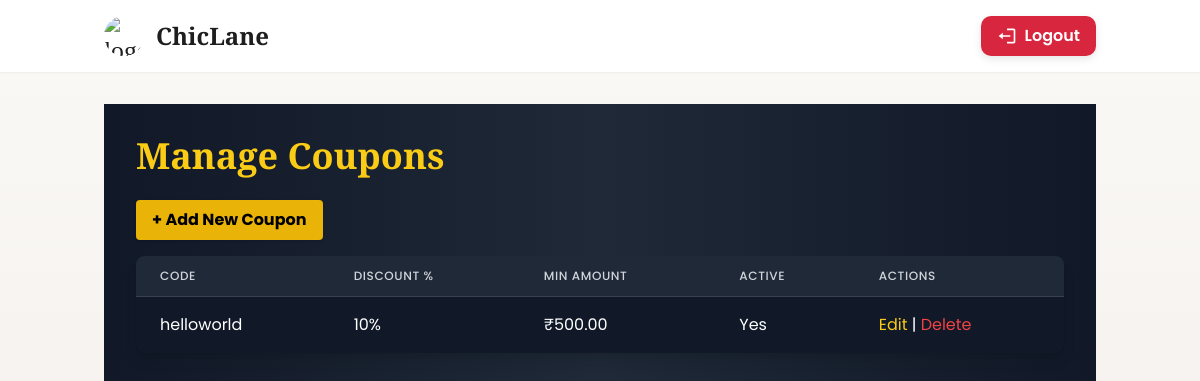
Page /admin-dashboard/coupons/ (signed in) on the committed database.
### store/models.py (models this page shows, shortened)
class Coupon(models.Model):
    code = models.CharField(max_length=30, unique=True)
    discount_percent = models.PositiveIntegerField(default=0)
    min_amount = models.DecimalField(max_digits=10, decimal_places=2, default=0)
    start_date = models.DateTimeField()
    end_date = models.DateTimeField()
    active = models.BooleanField(default=True)

### store/views.py (the view)
# urls.py: path('admin-dashboard/coupons/', views.manage_coupons, name='manage_coupons'),
@admin_required
def manage_coupons(request):
    coupons = Coupon.objects.all()
    return render(request, "store/manage_coupons.html", {"coupons": coupons})

### store/context_processors.py (called while the page is built)
def cart_and_wishlist_counts(request):
    cart_count = 0
    wishlist_count = 0
    if request.user.is_authenticated:
        cart_count = CartItem.objects.filter(user=request.user).count()
        wishlist_count = Wishlist.objects.filter(user=request.user).count()
    else:
        session_key = request.session.session_key or request.session.create()
        cart_count = CartItem.objects.filter(session_key=session_key).count()
    return {
        "cart_count": cart_count,
        "wishlist_count": wishlist_count,
    }

### store/views.py (called while the page is built)
def admin_required(view_func):
    return user_passes_test(lambda u: u.is_staff, login_url='store:login')(view_func)

### store/templates/store/manage_coupons.html (shortened to what this page needs)
{% extends "store/base.html" %}
{% block content %}
<div class="min-h-screen bg-gradient-to-r from-gray-900 via-gray-800 to-gray-900 text-white p-8">
    <div class="max-w-7xl mx-auto">
        <h1 class="text-4xl font-extrabold mb-6 text-yellow-400">Manage Coupons</h1>
        <a href="{% url 'store:add_coupon' %}" class="mb-4 inline-block bg-yellow-500 text-black font-bold px-4 py-2 rounded shadow hover:bg-yellow-400">
            + Add New Coupon
        </a>
        <div class="overflow-x-auto rounded-lg bg-black bg-opacity-50 shadow-lg">
            <table class="min-w-full divide-y divide-gray-700">
                <thead class="bg-gray-800">
                    <tr>
                        <th class="px-6 py-3 text-left text-xs font-medium text-gray-300 uppercase tracking-wider">Code</th>
                        <th class="px-6 py-3 text-left text-xs font-medium text-gray-300 uppercase tracking-wider">Discount %</th>
                        <th class="px-6 py-3 text-left text-xs font-medium text-gray-300 uppercase tracking-wider">Min Amount</th>
                        <th class="px-6 py-3 text-left text-xs font-medium text-gray-300 uppercase tracking-wider">Active</th>
                        <th class="px-6 py-3 text-left text-xs font-medium text-gray-300 uppercase tracking-wider">Actions</th>
                    </tr>
                </thead>
                <tbody class="bg-gray-900 divide-y divide-gray-700">
                    {% for coupon in coupons %}
                    <tr>
                        <td class="px-6 py-4 whitespace-nowrap">{{ coupon.code }}</td>
                        <td class="px-6 py-4 whitespace-nowrap">{{ coupon.discount_percent }}%</td>
                        <td class="px-6 py-4 whitespace-nowrap">₹{{ coupon.min_amount }}</td>
                        <td class="px-6 py-4 whitespace-nowrap">{% if coupon.active %}Yes{% else %}No{% endif %}</td>
                        <td class="px-6 py-4 whitespace-nowrap">
                            <a href="{% url 'store:edit_coupon' coupon.id %}" class="text-yellow-400 hover:underline">Edit</a> |
                            <a href="{% url 'store:delete_coupon' coupon.id %}" class="text-red-500 hover:underline">Delete</a>
                        </td>
                    </tr>
                    {% empty %}
                    <tr>
                        <td colspan="5" class="px-6 py-4 text-center text-gray-400">No coupons found.</td>
                    </tr>
                    {% endfor %}
                </tbody>
            </table>
        </div>
    </div>
</div>
{% endblock %}

### static/store/css/custom.css (style rules this page uses)
:root { --gold: #C9A34A; --ivory: #FBF9F6; --charcoal: #1E1E1E; --muted: #767676; }
body { background: var(--ivory); color: var(--charcoal); font-family: 'Inter', sans-serif; }

### store/templates/store/base.html (style rules this page uses)
body { font-family: 'Poppins', sans-serif !important; background: linear-gradient(180deg, #FBF9F6 0%, #F0ECE8 100%); color: #1E1E1E; }
h1, h2, h3, h4, h5, h6 { font-family: 'Playfair Display', serif; }

### rows in the picture
Coupon: code "helloworld", discount_percent "10", min_amount "500.00", active "Yes"
